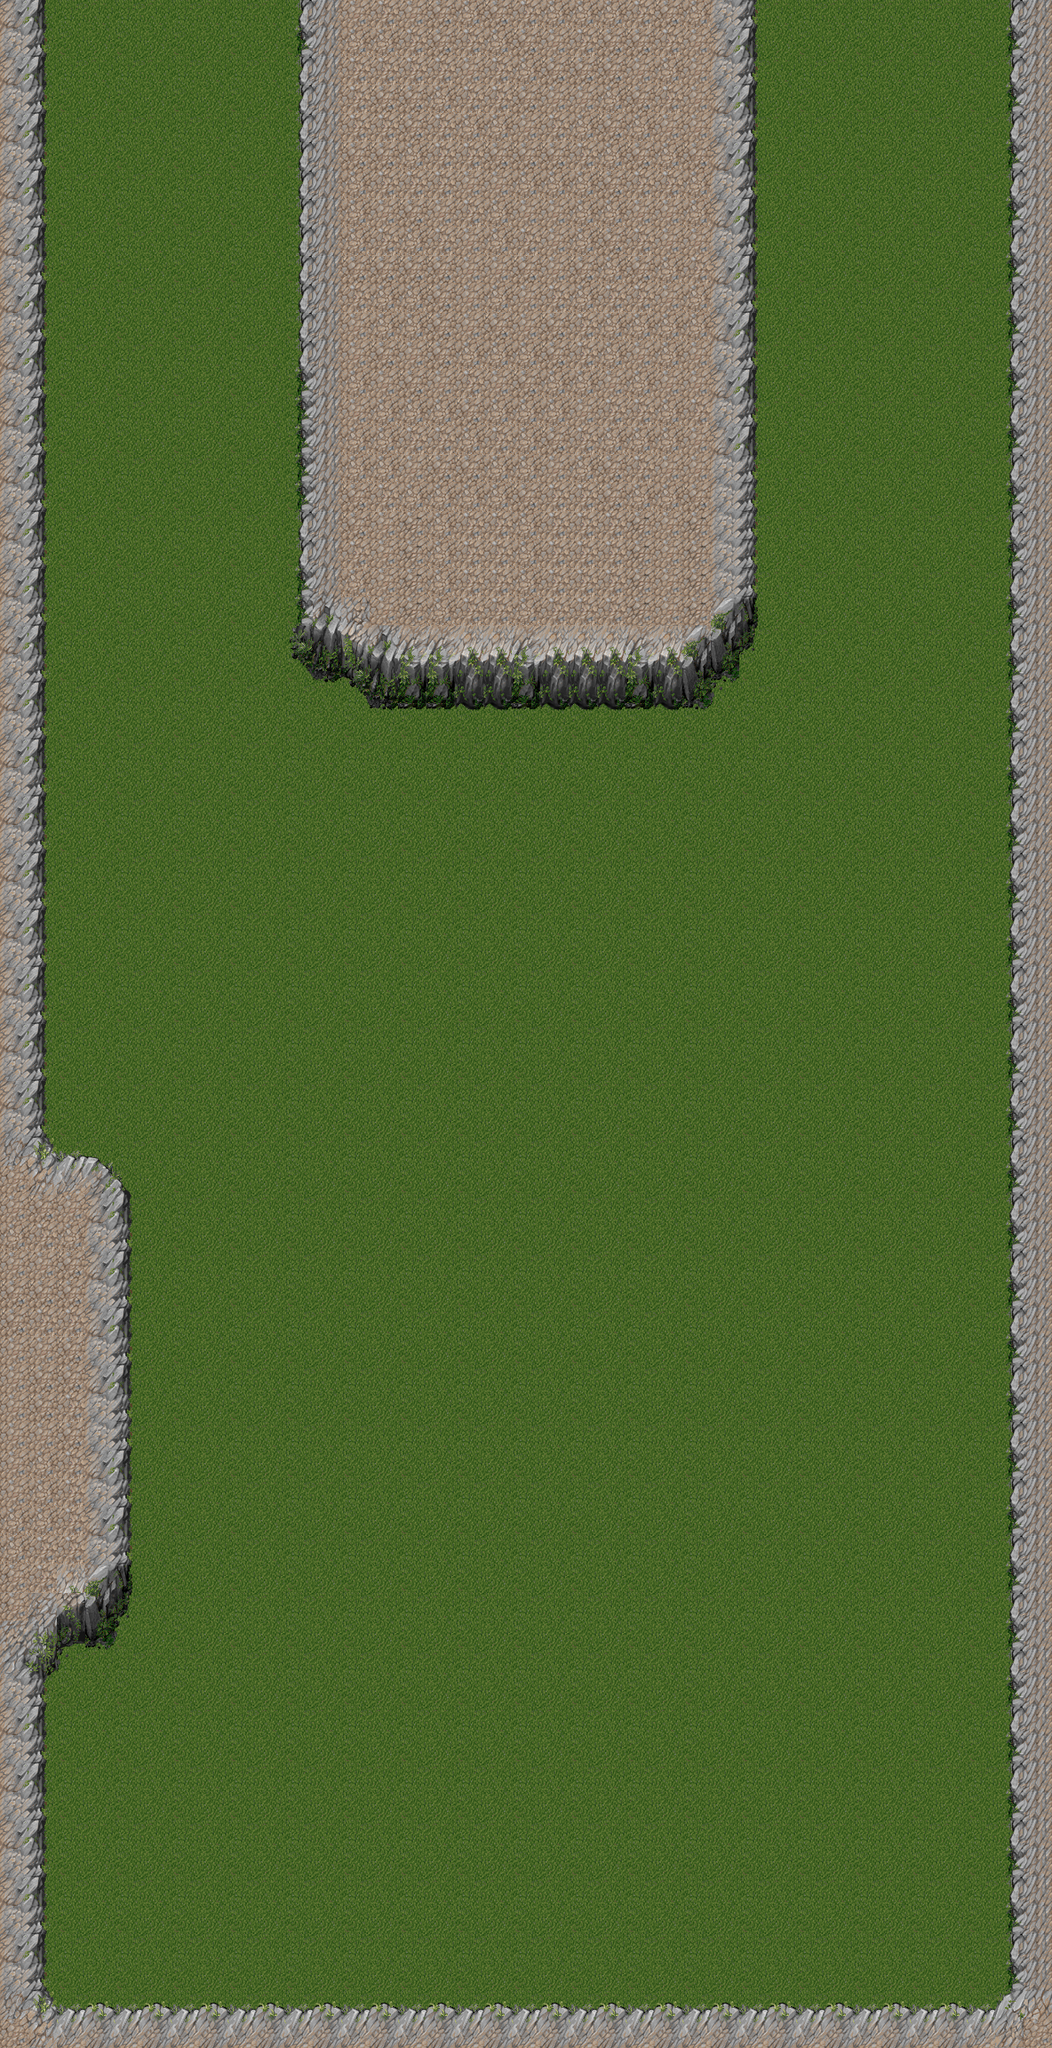

Below is a game level as drawn by its tile map, then a one-line description and the .tmx that defines it (tile-layer data replaced by summaries):
An orthogonal 37x72 tile map with 32x32 px tiles, 4 tile layers (ground, terrain, collisions, above), 1 hidden layer not drawn.

<map version="1.0" orientation="orthogonal" renderorder="right-down" width="37" height="72" tilewidth="32" tileheight="32" nextobjectid="1">
 <tileset firstgid="1" name="tilesheet" tilewidth="32" tileheight="32" tilecount="256" columns="16">
  <image source="tilesheet.png" width="512" height="512" />
 </tileset>
 <imagelayer name="Image Layer 1" visible="0">
  <image source="mapbg.png" />
 </imagelayer>
 <layer name="ground" width="37" height="72">
  <data>[2664 cells, 2664 non-empty, 7 distinct tile ids]</data>
 </layer>
 <layer name="terrain" width="37" height="72">
  <data>[2664 cells, 829 non-empty, 65 distinct tile ids]</data>
 </layer>
 <layer name="collisions" width="37" height="72" opacity="0.2">
  <data>[2664 cells, 826 non-empty, 1 distinct tile ids]</data>
 </layer>
 <layer name="above" width="37" height="72">
  <data>[2664 cells, 0 non-empty, 0 distinct tile ids]</data>
 </layer>
</map>